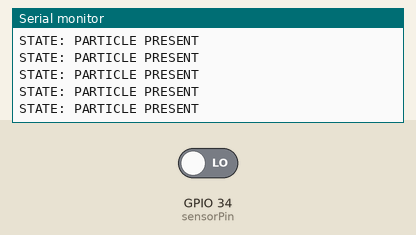
Recording of a sketch running on a simulated ESP32. On the bench: the last lines printed to the serial monitor. The test bench sets the inputs (shaded band); at power-on: GPIO 34 (sensorPin) LOW. WiFi joins after 1.5 s; servers stay silent unless stated; uploads are accepted with an empty reply.

Above: at 4.7 s.
4.8 s: GPIO 34 (sensorPin) driven HIGH
At 5.68 s:
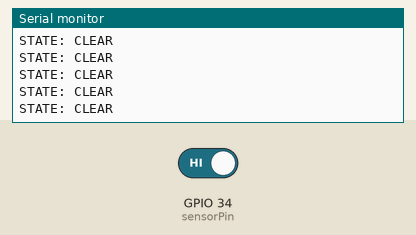
6.7 s: GPIO 34 (sensorPin) driven LOW
At 6.74 s:
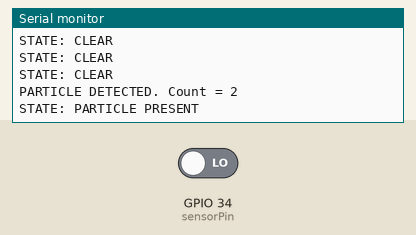

Measured:
- after the input at 4.8 s, the serial monitor: prints a new line at once (image 1)
- after the input at 6.7 s, the serial monitor: prints a new line at once (image 2)

The sketch:

esp32_sensor.ino
```cpp
#include <WiFi.h>
#include <HTTPClient.h>
#include <ArduinoJson.h>

// ── WiFi Credentials ─────────────────────────────
const char* ssid       = "YOUR_WIFI_SSID";           // Your WiFi name
const char* password   = "YOUR_WIFI_PASSWORD";      // Your WiFi password

// ── Flask Server URL ─────────────────────────────
const char* serverUrl  = "http://<YOUR_PC_IP>:5000/api/sensor-data";

// ── Sensor Pin & Calibration ─────────────────────
const int sensorPin   = 34;
int lastState         = HIGH;         // ← from your working code
int particleCount     = 0;            // ← from your working code
unsigned long lastEventTime = 0;      // ← from your working code
unsigned long debounceMs    = 50;     // ← from your working code

// ═══════════════════════════════════════════════
//  TIMING
// ═══════════════════════════════════════════════
unsigned long lastSend       = 0;
unsigned long lastWifiCheck  = 0;
const long sendInterval      = 2000;
const long wifiCheckInterval = 5000;

bool serverReachable = false;

// ═══════════════════════════════════════════════
//  WiFi Connect
// ═══════════════════════════════════════════════
void connectWiFi() {
  Serial.printf("\nConnecting to WiFi: %s ", ssid);
  WiFi.mode(WIFI_STA);
  WiFi.begin(ssid, password);

  int attempts = 0;
  while (WiFi.status() != WL_CONNECTED && attempts < 20) {
    delay(500);
    Serial.print(".");
    attempts++;
  }

  if (WiFi.status() == WL_CONNECTED) {
    Serial.println("\n✓ WiFi Connected!");
    Serial.println("  IP     : " + WiFi.localIP().toString());
    Serial.println("  Signal : " + String(WiFi.RSSI()) + " dBm");
    Serial.println("  Server : " + String(serverUrl));
  } else {
    Serial.println("\n✗ WiFi FAILED — running offline.");
  }
}

// ═══════════════════════════════════════════════
//  POST to Flask
// ═══════════════════════════════════════════════
bool postToFlask(int count, String state) {
  if (WiFi.status() != WL_CONNECTED) return false;

  HTTPClient http;
  http.begin(serverUrl);
  http.addHeader("Content-Type", "application/json");
  http.setTimeout(3000);

  JsonDocument doc;
  doc["count"] = count;
  doc["state"] = state;

  String json;
  serializeJson(doc, json);

  int httpCode = http.POST(json);
  http.end();

  if (httpCode == 200) {
    serverReachable = true;
    return true;
  } else if (httpCode == -1) {
    Serial.println("  ✗ Server unreachable — is Flask running?");
    serverReachable = false;
    return false;
  } else {
    Serial.printf("  ✗ HTTP Error: %d\n", httpCode);
    serverReachable = false;
    return false;
  }
}

// ═══════════════════════════════════════════════
//  SETUP
// ═══════════════════════════════════════════════
void setup() {
  Serial.begin(115200);
  pinMode(sensorPin, INPUT);   // ← exact from your working code
  delay(2000);

  Serial.println("\n========================================");
  Serial.println("  MICROPLASTICS DETECTION SYSTEM");
  Serial.println("========================================");
  connectWiFi();
  Serial.println("\n[Ready — streaming sensor data...]\n");
}

// ═══════════════════════════════════════════════
//  LOOP — sensor logic is IDENTICAL to your
// ═══════════════════════════════════════════════
void loop() {
  int currentState = digitalRead(sensorPin);

  // ── EXACT logic from your working code ──────
  if (lastState == HIGH && currentState == LOW) {
    if (millis() - lastEventTime > debounceMs) {
      particleCount++;
      lastEventTime = millis();
      Serial.print("PARTICLE DETECTED. Count = ");
      Serial.println(particleCount);
    }
  }

  lastState = currentState;

  // ── EXACT serial output from your working code
  if (currentState == HIGH) {
    Serial.println("STATE: CLEAR");
  } else {
    Serial.println("STATE: PARTICLE PRESENT");
  }

  // ── WiFi reconnect check ─────────────────────
  if (millis() - lastWifiCheck > wifiCheckInterval) {
    lastWifiCheck = millis();
    if (WiFi.status() != WL_CONNECTED) {
      Serial.println("⚠ WiFi lost — reconnecting...");
      WiFi.reconnect();
    }
  }

  // ── POST to Flask every 2 seconds ───────────
  if (millis() - lastSend > sendInterval) {
    lastSend = millis();
    String stateStr = (currentState == HIGH) ? "CLEAR" : "PARTICLE PRESENT";
    bool sent = postToFlask(particleCount, stateStr);
    if (sent) {
      Serial.printf("  ✓ Sent → Count:%d | State:%s\n",
                    particleCount, stateStr.c_str());
    }
  }

  delay(100);  // ← exact from your working code
}
```
